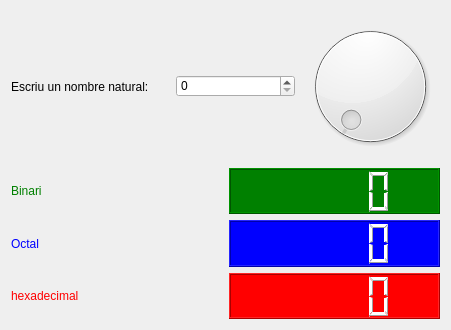
<?xml version="1.0" encoding="UTF-8"?>
<ui version="4.0">
 <class>Widget</class>
 <widget class="QWidget" name="Widget">
  <property name="geometry">
   <rect>
    <x>0</x>
    <y>0</y>
    <width>451</width>
    <height>330</height>
   </rect>
  </property>
  <property name="windowTitle">
   <string>Widget</string>
  </property>
  <layout class="QGridLayout" name="gridLayout">
   <item row="0" column="0" colspan="2">
    <layout class="QHBoxLayout" name="horizontalLayout">
     <item>
      <widget class="QLabel" name="label">
       <property name="text">
        <string>Escriu un nombre natural:</string>
       </property>
      </widget>
     </item>
     <item>
      <widget class="QSpinBox" name="spinBox">
       <property name="styleSheet">
        <string notr="true">margin-left:20px</string>
       </property>
      </widget>
     </item>
     <item>
      <widget class="QDial" name="dial"/>
     </item>
    </layout>
   </item>
   <item row="1" column="0">
    <layout class="QVBoxLayout" name="verticalLayout_2">
     <item>
      <widget class="QLabel" name="label_2">
       <property name="styleSheet">
        <string notr="true">color:green;</string>
       </property>
       <property name="text">
        <string>Binari</string>
       </property>
      </widget>
     </item>
     <item>
      <widget class="QLabel" name="label_3">
       <property name="styleSheet">
        <string notr="true">color:blue;</string>
       </property>
       <property name="text">
        <string>Octal</string>
       </property>
      </widget>
     </item>
     <item>
      <widget class="QLabel" name="label_4">
       <property name="styleSheet">
        <string notr="true">color:red;</string>
       </property>
       <property name="text">
        <string>hexadecimal</string>
       </property>
      </widget>
     </item>
    </layout>
   </item>
   <item row="1" column="1">
    <layout class="QVBoxLayout" name="verticalLayout">
     <item>
      <widget class="QLCDNumber" name="lcdBin">
       <property name="styleSheet">
        <string notr="true">background-color:green;
color:white;</string>
       </property>
      </widget>
     </item>
     <item>
      <widget class="QLCDNumber" name="lcdOctal">
       <property name="styleSheet">
        <string notr="true">background-color:blue;
color:white;</string>
       </property>
      </widget>
     </item>
     <item>
      <widget class="QLCDNumber" name="lcdHex">
       <property name="styleSheet">
        <string notr="true">background-color:red;
color:white;</string>
       </property>
      </widget>
     </item>
    </layout>
   </item>
  </layout>
 </widget>
 <resources/>
 <connections>
  <connection>
   <sender>dial</sender>
   <signal>valueChanged(int)</signal>
   <receiver>spinBox</receiver>
   <slot>setValue(int)</slot>
   <hints>
    <hint type="sourcelabel">
     <x>368</x>
     <y>94</y>
    </hint>
    <hint type="destinationlabel">
     <x>241</x>
     <y>88</y>
    </hint>
   </hints>
  </connection>
  <connection>
   <sender>spinBox</sender>
   <signal>valueChanged(int)</signal>
   <receiver>dial</receiver>
   <slot>setValue(int)</slot>
   <hints>
    <hint type="sourcelabel">
     <x>202</x>
     <y>88</y>
    </hint>
    <hint type="destinationlabel">
     <x>365</x>
     <y>46</y>
    </hint>
   </hints>
  </connection>
  <connection>
   <sender>spinBox</sender>
   <signal>valueChanged(int)</signal>
   <receiver>lcdBin</receiver>
   <slot>display(int)</slot>
   <hints>
    <hint type="sourcelabel">
     <x>217</x>
     <y>88</y>
    </hint>
    <hint type="destinationlabel">
     <x>297</x>
     <y>200</y>
    </hint>
   </hints>
  </connection>
  <connection>
   <sender>spinBox</sender>
   <signal>valueChanged(int)</signal>
   <receiver>lcdOctal</receiver>
   <slot>display(int)</slot>
   <hints>
    <hint type="sourcelabel">
     <x>262</x>
     <y>77</y>
    </hint>
    <hint type="destinationlabel">
     <x>259</x>
     <y>256</y>
    </hint>
   </hints>
  </connection>
  <connection>
   <sender>spinBox</sender>
   <signal>valueChanged(int)</signal>
   <receiver>lcdHex</receiver>
   <slot>display(int)</slot>
   <hints>
    <hint type="sourcelabel">
     <x>191</x>
     <y>89</y>
    </hint>
    <hint type="destinationlabel">
     <x>256</x>
     <y>302</y>
    </hint>
   </hints>
  </connection>
 </connections>
</ui>
